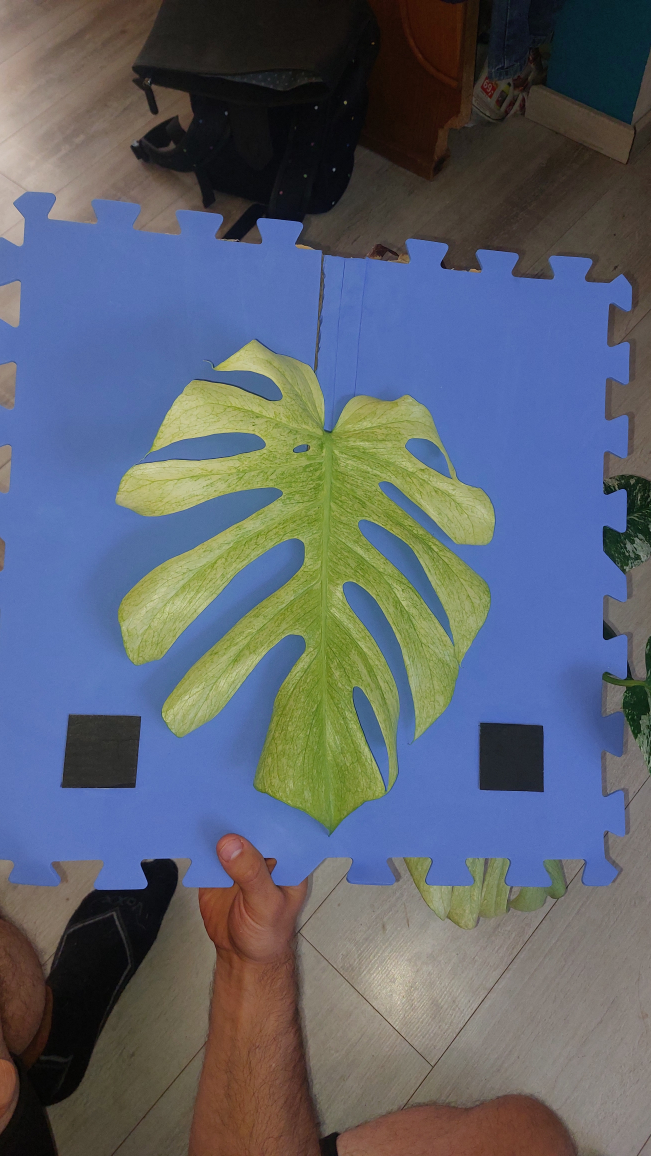
#> input picture Monstera_project/pic1.jpg, 2604 x 4624 px (shown at 1/4 size)
$ python get_size.py
#> lines starting #> are read from the running program, lines starting #| are printed output that depends on the picture; after the words box and inside, x2 and y2 are one past the last pixel; in counts of white or black regions, pixels touching at a corner belong together
import numpy as np
import cv2
import matplotlib.pyplot as plt


class LeafAnalyzer:
    def __init__(self, file_path: str):
#> called with file_path = 'pic1.jpg'
        self.file_path = file_path

        self.img_bgr = cv2.imread(file_path)
#> self.img_bgr is the input picture: shape (4624, 2604, 3); mean B, G, R 110.5, 99.1, 92.5
        if self.img_bgr is None:
            raise Exception(f"Obrázek nebyl nalezen: {file_path}")
        self.img_rgb = cv2.cvtColor(self.img_bgr, cv2.COLOR_BGR2RGB)
        self.hsv = cv2.cvtColor(self.img_bgr, cv2.COLOR_BGR2HSV)
#> self.hsv: shape (4624, 2604, 3); mean H, S, V 61.3, 102.4, 130.1

        self.board_mask, self.blue_mask = self._find_background()
        self.foreground_mask = self._detect_items_on_background()

        self.reference_square = self._detect_reference_square()
        self.pixels_per_cm = self._calculate_pixels_per_cm()

        self.rotation_matrix = self._get_rotation_matrix()
        self.rotated_mask = cv2.warpAffine(
            self.foreground_mask, self.rotation_matrix,
            (self.foreground_mask.shape[1], self.foreground_mask.shape[0])
        )

        self._analyze_leaf_contours()

    def _find_background(self) -> tuple[np.ndarray, np.ndarray]:
        k7 = np.ones((7, 7), np.uint8)
        blue_mask = cv2.inRange(self.hsv, np.array(
            [90, 50, 50]), np.array([130, 255, 255]))
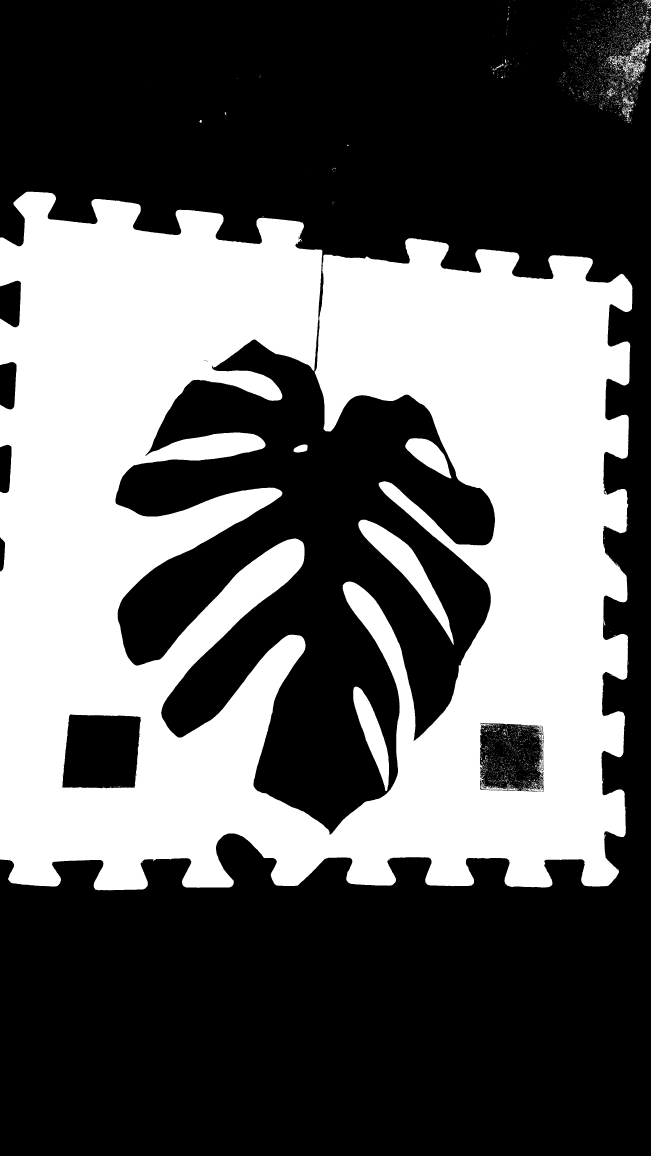
#> blue_mask: shape (4624, 2604) (shown at 1/4 size); 37.9% white; 5716 white regions (5608 under 20 px), largest, box (x1, y1, x2, y2) and area: (0, 767, 2530, 3562) 4460421, (1433, 2079, 1815, 2579) 39407, (1413, 2747, 1556, 3164) 22764
        blue_mask = cv2.morphologyEx(blue_mask, cv2.MORPH_CLOSE, k7)
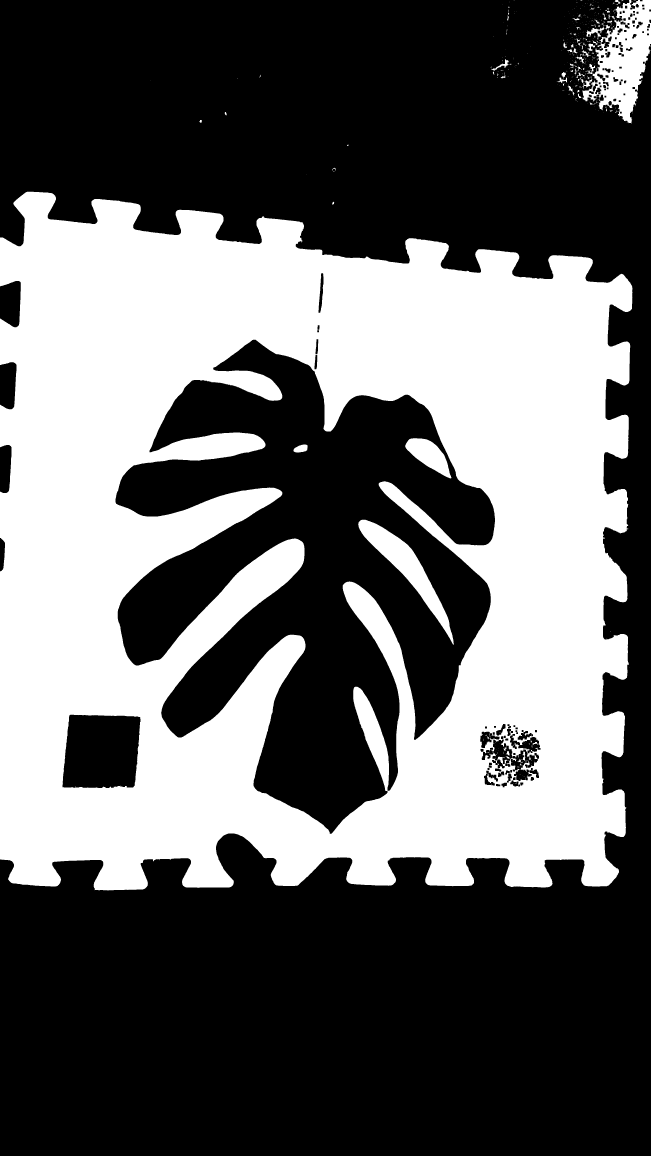
#> blue_mask: shape (4624, 2604) (shown at 1/4 size); 38.6% white; 365 white regions (298 under 20 px)

        contours_blue, _ = cv2.findContours(
            blue_mask, cv2.RETR_EXTERNAL, cv2.CHAIN_APPROX_SIMPLE)
#> contours_blue = 315 contours, 272 with area under 20; largest, box (x1, y1, x2, y2) and area: (0, 767, 2530, 3562) 6192490, (2311, 0, 2604, 496) 75818, (1966, 237, 2047, 298) 604, (2311, 306, 2371, 355) 513, (2300, 201, 2363, 254) 496
        if not contours_blue:
            raise Exception(f"Nebyla nalezena podložka  ({self.file_path}).")

        board_contour = max(contours_blue, key=cv2.contourArea)
#> board_contour = contour of 4492 points, box (x1, y1, x2, y2) (0, 767, 2530, 3562), area 6192490
        board = np.zeros_like(blue_mask)
        cv2.drawContours(board, [board_contour], -1, 255, thickness=cv2.FILLED)
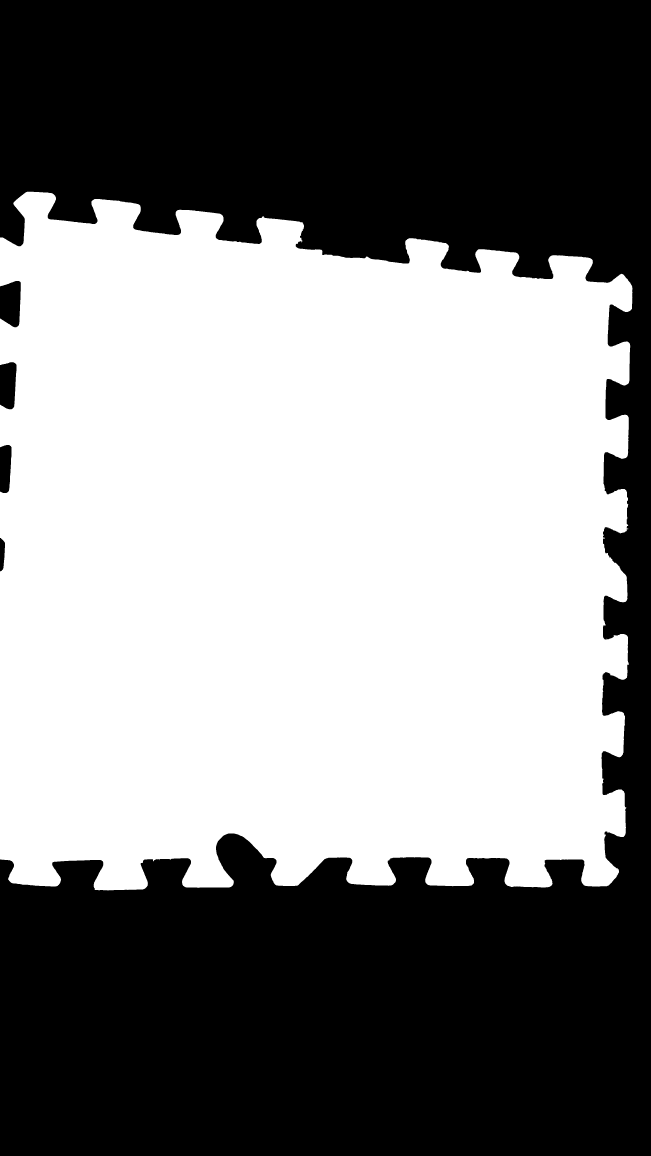
#> board: shape (4624, 2604) (shown at 1/4 size); 51.5% white; 5 black regions, box (x1, y1, x2, y2) and area: (0, 0, 2604, 4624) 5806708, (0, 1124, 83, 1309) 13087, (0, 1449, 66, 1637) 10945, (0, 1780, 46, 1972) 7849, (0, 2152, 20, 2285) 2133
        return board, blue_mask

    def _detect_items_on_background(self) -> np.ndarray:
        k5 = np.ones((5, 5), np.uint8)
        foreground_mask = cv2.bitwise_and(
            cv2.bitwise_not(self.blue_mask), self.board_mask)
#> foreground_mask: shape (4624, 2604); 13.5% white; 56 white regions, largest, box (x1, y1, x2, y2) and area: (462, 1359, 1980, 3335) 1509729, (250, 2859, 562, 3152) 82717, (2040, 2936, 2162, 3086) 8063
        return cv2.morphologyEx(foreground_mask, cv2.MORPH_CLOSE, k5)
#> returned value: shape (4624, 2604); 13.5% white; 15 white regions, largest, box (x1, y1, x2, y2) and area: (462, 1359, 1980, 3335) 1509776, (250, 2859, 562, 3152) 82757, (1921, 2896, 2162, 3146) 27243

    def _detect_reference_square(self) -> np.ndarray:
        k5 = np.ones((5, 5), np.uint8)
        black_mask = cv2.inRange(self.hsv, np.array(
            [0, 0, 0]), np.array([180, 255, 60]))
#> black_mask: shape (4624, 2604); 17.3% white; 6781 white regions (6411 under 20 px), largest, box (x1, y1, x2, y2) and area: (522, 0, 2604, 1021) 1495976, (0, 3436, 713, 4624) 325815, (249, 2861, 564, 3152) 81590
        black_mask = cv2.bitwise_and(black_mask, self.board_mask)
#> black_mask: shape (4624, 2604); 1.3% white; 434 white regions (393 under 20 px), largest, box (x1, y1, x2, y2) and area: (249, 2861, 564, 3152) 81590, (1919, 2892, 2174, 3167) 67062, (783, 1518, 1117, 1604) 668
        black_mask = cv2.morphologyEx(black_mask, cv2.MORPH_OPEN, k5)
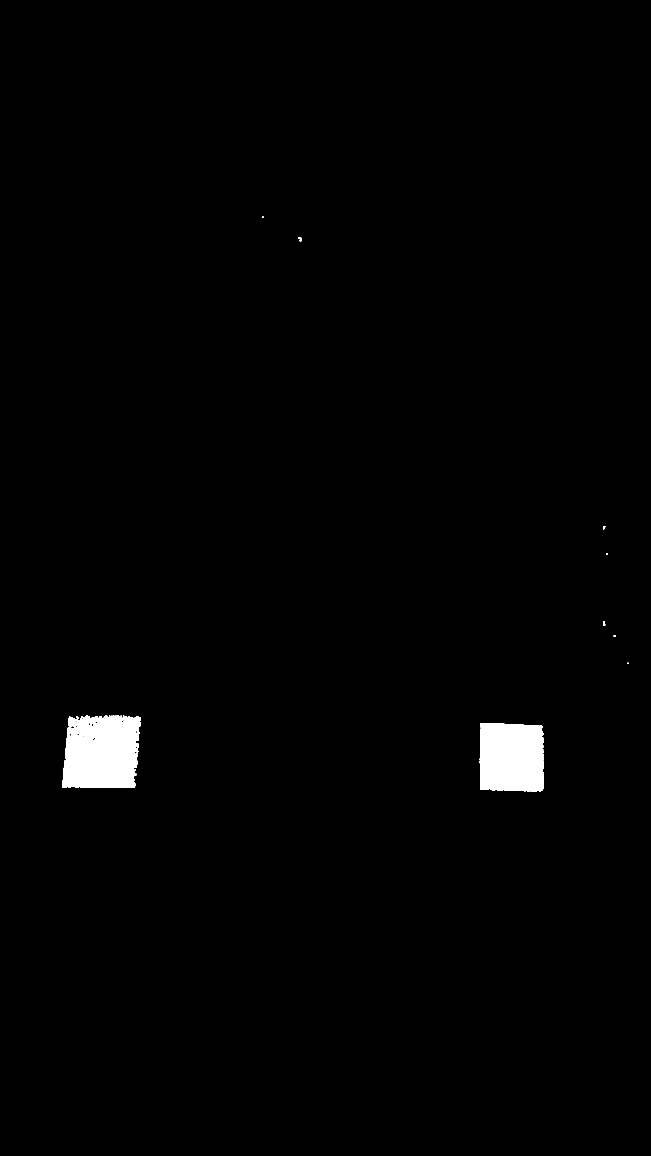
#> black_mask: shape (4624, 2604) (shown at 1/4 size); 1.2% white; 18 white regions

        contours_black, _ = cv2.findContours(
            black_mask, cv2.RETR_EXTERNAL, cv2.CHAIN_APPROX_SIMPLE)
#> contours_black = 17 contours, 2 with area under 20; largest, box (x1, y1, x2, y2) and area: (249, 2862, 564, 3152) 79272, (1919, 2892, 2174, 3167) 65944, (2412, 2104, 2421, 2117) 64, (304, 2867, 314, 2876) 50, (2412, 2484, 2419, 2494) 49
        square_contours = []
        for cnt in contours_black:
            if cv2.contourArea(cnt) < 5000 or cv2.contourArea(cnt) > 150000:
                continue
            peri = cv2.arcLength(cnt, True)
            approx = cv2.approxPolyDP(cnt, 0.03 * peri, True)

            if len(approx) == 4:
                _, _, w_r, h_r = cv2.boundingRect(approx)
                if 0.8 < (w_r / float(h_r)) < 1.2:
                    square_contours.append(approx)
#> this loop made 17 passes
#> (peri, approx, w_r, h_r) on passes 2, 7: (1239.3, [[1923, 2892], [1920, 3157], [2170, 3160], [2171, 2905]], 252, 269), (2037.8, [[276, 2867], [249, 3149], [539, 3149], [563, 2868]], 315, 283)
#> cnt on passes 1, 4, 5, 6, 8, 10: [[2141, 3160], [2141, 3165], [2146, 3165], [2146, 3160]], [[325, 2866], [325, 2870], [329, 2870], [329, 2866]], [[500, 2864], [500, 2868], [505, 2868], [505, 2864]], [[492, 2863], [492, 2869], [496, 2869], [496, 2863]], [[2509, 2651], [2509, 2655], [2513, 2655], [2513, 2651]], [[2412, 2497], [2412, 2501], [2420, 2501], [2420, 2497]]
#> after the loop, square_contours = 2 contours; box (x1, y1, x2, y2) and area: (249, 2867, 564, 3150) 81226, (1920, 2892, 2172, 3161) 64756
#> in __init__, `self.reference_square = self._detect_reference_square()`: self.reference_square = [[276, 2867], [249, 3149], [539, 3149], [563, 2868]]

        if not square_contours:
            raise Exception(
                f"Nebyl nalezen referenční čtverec ({self.file_path}).")
        return max(square_contours, key=cv2.contourArea)

    def _calculate_pixels_per_cm(self) -> float:
        _, (w_sq, h_sq), _ = cv2.minAreaRect(self.reference_square)
#> w_sq = 282.1; h_sq = 313
        avg_side_px = (w_sq + h_sq) / 2.0
#> avg_side_px = 297.6
#> in __init__, `self.pixels_per_cm = self._calculate_pixels_per_cm()`: self.pixels_per_cm = 59.51
        return avg_side_px / 5.0

    def _get_rotation_matrix(self) -> np.ndarray:
        _, _, angle = cv2.minAreaRect(self.reference_square)
#> angle = -89.8
        if angle < -45:
            angle += 90
#> angle = 0.2
        elif angle > 45:
            angle -= 90
        h, w = self.foreground_mask.shape[:2]
#> h = 4624; w = 2604
#> in __init__, `self.rotation_matrix = self._get_rotation_matrix()`: self.rotation_matrix = [[1, 0.00348, -8.05], [-0.00348, 1, 4.55]]
        return cv2.getRotationMatrix2D((w // 2, h // 2), angle, 1.0)

    def _analyze_leaf_contours(self):
        self.contours_rot, hierarchy = cv2.findContours(
            self.rotated_mask, cv2.RETR_TREE, cv2.CHAIN_APPROX_SIMPLE
        )
#> self.contours_rot = 42 contours; largest, box (x1, y1, x2, y2) and area: (460, 1359, 1980, 3335) 1590306, (252, 2862, 564, 3156) 82786, (1432, 2078, 1815, 2573) 39077, (1923, 2893, 2165, 3147) 32134, (1414, 2746, 1559, 3164) 22684
        if not self.contours_rot or hierarchy is None:
            raise Exception("Nebyl nalezen list  ({self.file_path}).")

        self.hierarchy = hierarchy[0]
#> self.hierarchy = 42 rows, first 6: [1, -1, -1, -1], [2, 0, -1, -1], [3, 1, -1, -1], [4, 2, -1, -1], [5, 3, -1, -1], [6, 4, -1, -1]
        self.leaf_idx = max(range(len(self.contours_rot)),
                            key=lambda i: cv2.contourArea(self.contours_rot[i]))
#> self.leaf_idx = 34
        self.leaf_contour = self.contours_rot[self.leaf_idx]
#> self.leaf_contour = contour of 5636 points, box (x1, y1, x2, y2) (460, 1359, 1980, 3335), area 1590306

    def get_size(self) -> tuple[float, float]:
        _, _, width_px, height_px = cv2.boundingRect(self.leaf_contour)
#> width_px = 1520; height_px = 1976
        width_cm = width_px / self.pixels_per_cm
#> width_cm = 25.54
        height_cm = height_px / self.pixels_per_cm
#> height_cm = 33.2
#> `width, height = analyzer.get_size()`: width = 25.54; height = 33.2
        return round(width_cm, 2), round(height_cm, 2)

    def get_number_of_fenestration(self) -> int:
        inner_count, outer_count, _, _, _ = self._process_fenestration_details()
        return inner_count, max(0, outer_count - 1)

    def _process_fenestration_details(self):
        inner_points = []
        outer_count = 0
        discarded_points = []
        outer_notches_points = []

        for i, h_info in enumerate(self.hierarchy):
            if h_info[3] == self.leaf_idx:
                area = cv2.contourArea(self.contours_rot[i])
                M = cv2.moments(self.contours_rot[i])
                if 100 < area < 10000:
                    if M["m00"] != 0:
                        inner_points.append(
                            (int(M["m10"] / M["m00"]), int(M["m01"] / M["m00"])))
                elif area > 10000:
                    outer_notches_points.append(
                        (int(M["m10"] / M["m00"]), int(M["m01"] / M["m00"])))
                    outer_count += 1
#> this loop made 42 passes
#> (h_info, area) on passes 36 to 39: ([36, -1, -1, 34], 22684), ([37, 35, -1, 34], 39077), ([38, 36, -1, 34], 1318), ([-1, 37, -1, 34], 14453)
#> after the loop, inner_points = [(1202, 1794)]; outer_count = 3; outer_notches_points = [(1491, 2932), (1623, 2266), (1713, 1818)]

        hull_indices = cv2.convexHull(self.leaf_contour, returnPoints=False)
#> hull_indices = 63 values, max 5635 at index 0, min 0 at index 62, mean 3007.6
        if len(hull_indices) > 3:
            defects = cv2.convexityDefects(self.leaf_contour, hull_indices)
#> defects = 57 rows, first 6: [0, 2, 1, 229], [2, 4, 3, 162], [4, 364, 204, 66750], [364, 368, 365, 214], [368, 370, 369, 164], [370, 396, 387, 1288]
            if defects is not None:
                for i in range(defects.shape[0]):
                    s, e, f, d = defects[i, 0]
                    bod = tuple(self.leaf_contour[f][0])
                    if d / 256.0 > 100:
                        outer_count += 1
                        outer_notches_points.append(bod)
                    else:
                        discarded_points.append(bod)
#> this loop made 57 passes
#> (s, e, f, d, bod) on passes 1 to 12: (0, 2, 1, 229, (1017, 1360)), (2, 4, 3, 162, (1007, 1361)), (4, 364, 204, 66750, (1120, 1598)), (364, 368, 365, 214, (751, 1537)), (368, 370, 369, 164, (741, 1546)), (370, 396, 387, 1288, (726, 1572)), (396, 948, 771, 103121, (1059, 1785)), (948, 952, 949, 142, (491, 1905)), (952, 954, 953, 114, (487, 1911)), (954, 964, 955, 212, (486, 1914)), (964, 970, 965, 162, (481, 1925)), (970, 996, 985, 646, (471, 1963))
#> after the loop, discarded_points = 49 pairs, first value 463 to 1977, second value 1360 to 3247; outer_count = 11; outer_notches_points = [(1491, 2932), (1623, 2266), (1713, 1818), (1120, 1598), (1059, 1785), (1127, 1969), (1213, 2174), (1206, 2545), (1373, 2338), (1513, 1933), (1301, 1725)]
#> in get_number_of_fenestration, `inner_count, outer_count, _, _, _ = self._process_fenestration_details()`: inner_count = 1; outer_count = 11
#> `inner, outer = analyzer.get_number_of_fenestration()`: inner = 1; outer = 10
#| Width: 25.54
#| Height: 33.2
#| Inner fenestrations: 1
#| Outer fenestration: 10

        return len(inner_points), outer_count, inner_points, outer_notches_points, discarded_points

    def visualize(self):
        rotated_img = cv2.warpAffine(
            self.img_rgb, self.rotation_matrix, (self.img_rgb.shape[1], self.img_rgb.shape[0]))
        debug_img = rotated_img.copy()

        width_cm, height_cm = self.get_size()
#> width_cm = 25.54; height_cm = 33.2
        inner_fenestration, outer_fenestration = self.get_number_of_fenestration()
#> the loop in _process_fenestration_details (call 2), `for i, h_info in enumerate(self.hierarchy):` made 42 passes
#> h_info on passes 1 to 12: [1, -1, -1, -1], [2, 0, -1, -1], [3, 1, -1, -1], [4, 2, -1, -1], [5, 3, -1, -1], [6, 4, -1, -1], [7, 5, -1, -1], [8, 6, -1, -1], [33, 7, 9, -1], [10, -1, -1, 8], [11, 9, -1, 8], [12, 10, -1, 8]
#> the loop in _process_fenestration_details (call 2), `for i in range(defects.shape[0]):` made 57 passes
#> inner_fenestration = 1; outer_fenestration = 10
        _, _, inner_pts, outer_pts, disc_pts = self._process_fenestration_details()

        cv2.drawContours(debug_img, [self.leaf_contour], -1, (0, 255, 0), 2)
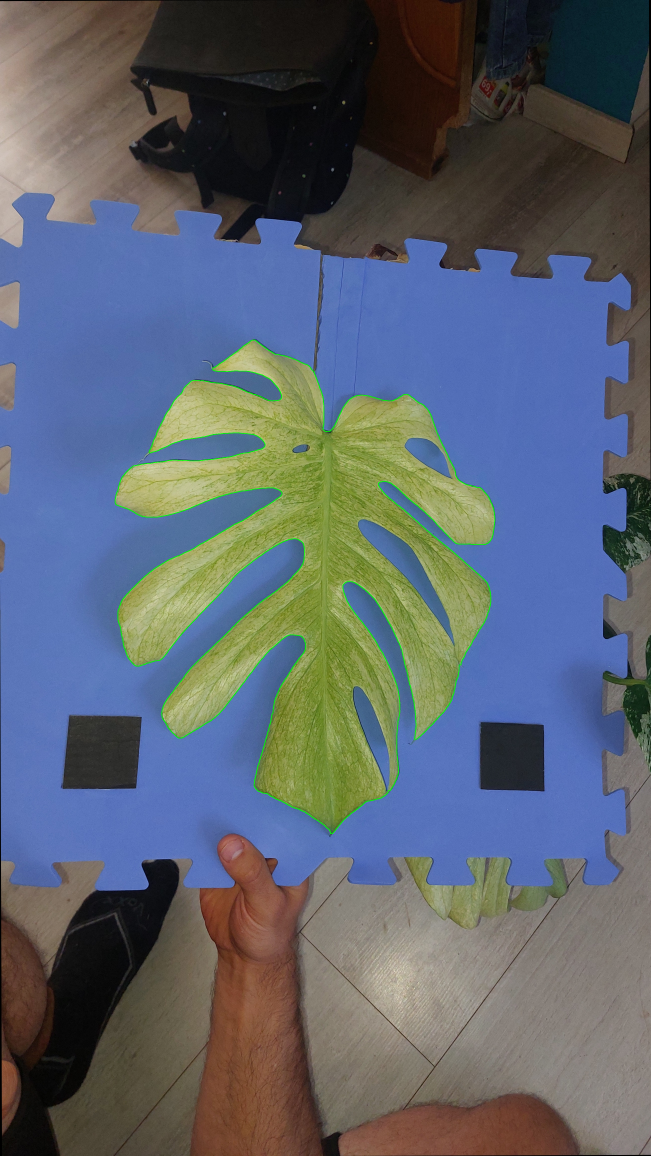
#> debug_img: shape (4624, 2604, 3) (shown at 1/4 size); mean R, G, B 92, 99.4, 109.9
        x, y, w_px, h_px = cv2.boundingRect(self.leaf_contour)
        cv2.rectangle(debug_img, (x, y), (x + w_px, y + h_px), (255, 0, 0), 3)

        for bod in disc_pts:
            cv2.drawMarker(debug_img, bod, (0, 255, 0),
                           markerType=cv2.MARKER_TILTED_CROSS, markerSize=20, thickness=3)
#> this loop made 49 passes
#> bod on passes 1 to 12: (1017, 1360), (1007, 1361), (751, 1537), (741, 1546), (726, 1572), (491, 1905), (487, 1911), (486, 1914), (481, 1925), (471, 1963), (463, 1987), (472, 2478)
        for bod in inner_pts:
            cv2.circle(debug_img, bod, 15, (255, 0, 0), -1)
#> this loop made 1 pass
        for bod in outer_pts:
            cv2.circle(debug_img, bod, 15, (0, 0, 255), -1)
#> this loop made 11 passes

        texts = [f"Width: {width_cm:.2f} cm", f"Height: {height_cm:.2f} cm",
                 f"Outer: {outer_fenestration}", f"Inner: {inner_fenestration}"]
        for i, text in enumerate(texts):
            cv2.putText(debug_img, text, (120, 120 + i * 120),
                        cv2.FONT_HERSHEY_SIMPLEX, 4, (255, 255, 0), 3)
#> this loop made 4 passes
#> text on passes 1 to 4: 'Width: 25.54 cm', 'Height: 33.20 cm', 'Outer: 10', 'Inner: 1'

        plt.figure(figsize=(10, 14))
        plt.imshow(debug_img)
        plt.axis("off")
        plt.show()


if __name__ == "__main__":
    FILE = "pic1.jpg"
    analyzer = LeafAnalyzer(FILE)

    width, height = analyzer.get_size()
    inner, outer = analyzer.get_number_of_fenestration()

    print(f"Width: {width}")
    print(f"Height: {height}")
    print(f"Inner fenestrations: {inner}")
    print(f"Outer fenestration: {outer}")

    analyzer.visualize()
